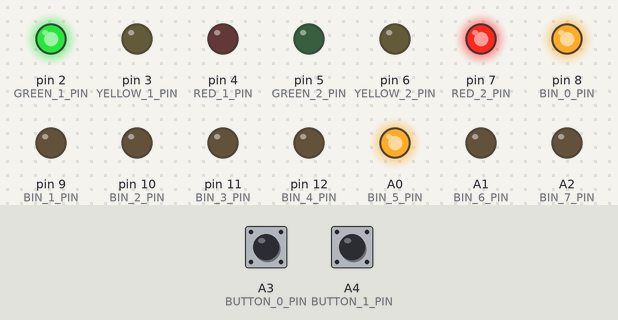
This program was run on a simulated Arduino Uno, built with avr-gcc and run on an emulated ATmega328P. On the bench: output pins drawn as LEDs (lit = HIGH). Inputs (shaded band) come from the test bench; at power-on: A4 (BUTTON_1_PIN) LOW, A3 (BUTTON_0_PIN) LOW.

Above: at 3.8 s.
3.9 s: A4 (BUTTON_1_PIN) pulled HIGH for 1.3 s
At 5.4 s:
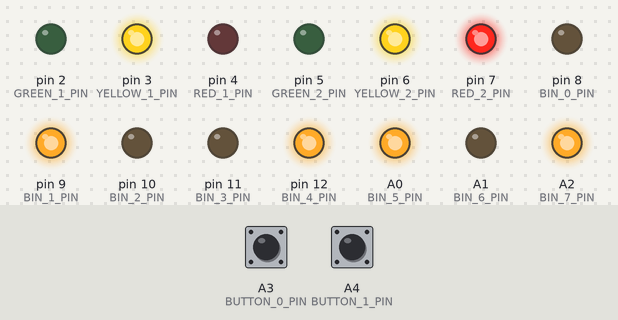
7.5 s: A3 (BUTTON_0_PIN) pulled HIGH for 1.3 s
At 8.5 s:
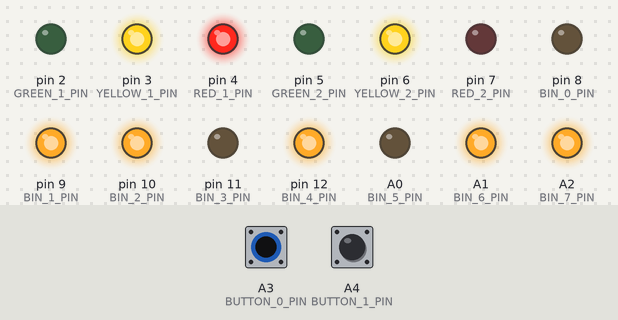
11.5 s: A4 (BUTTON_1_PIN) pulled HIGH for 3.2 s
At 14.3 s:
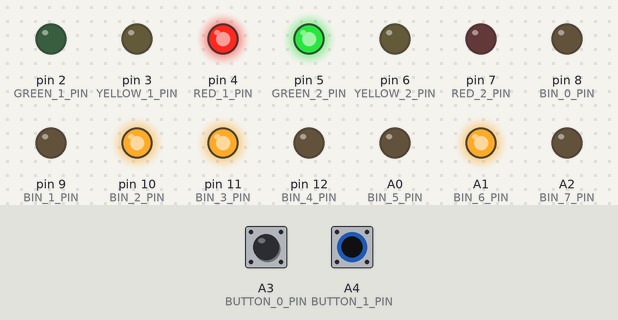
16.2 s: A3 (BUTTON_0_PIN) pulled HIGH for 3.2 s
At 17.8 s:
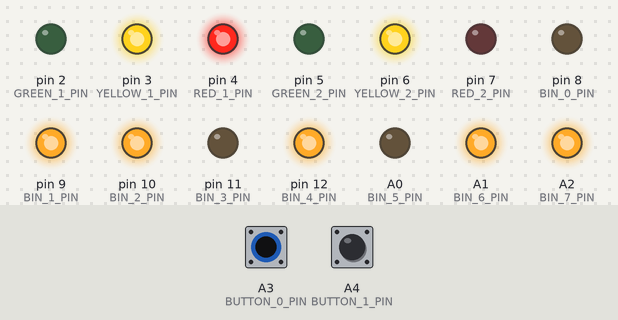
Timing chart, 0 to 20.5 s (numbered marks = the images above; inputs shaded):
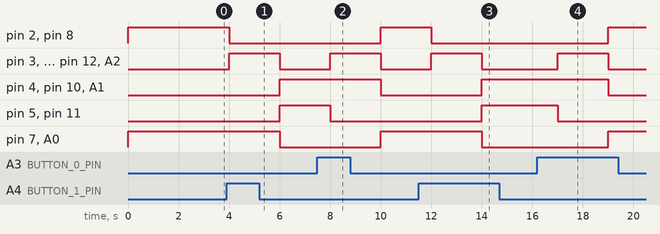

The program:

main.cpp
```cpp
#include <Arduino.h>
#include "config.h"
#include "Led.h"
#include "Button.h"

Led green1(GREEN_1_PIN);
Led yellow1(YELLOW_1_PIN);
Led red1(RED_1_PIN);

Led green2(GREEN_2_PIN);
Led yellow2(YELLOW_2_PIN);
Led red2(RED_2_PIN);

Led inputIndex0(BIN_0_PIN);
Led inputIndex1(BIN_1_PIN);
Led inputIndex2(BIN_2_PIN);
Led inputIndex3(BIN_3_PIN);
Led inputIndex4(BIN_4_PIN);
Led inputIndex5(BIN_5_PIN);

Led bin0(BIN_6_PIN);
Led bin1(BIN_7_PIN);

Button button0(BUTTON_0_PIN);
Button button1(BUTTON_1_PIN);

struct FSM{
    unsigned long out;
    unsigned long timeS;
    unsigned long next[4];
};

FSM fsm[] = {
    {0b100001, 1, {0, 1, 0, 1}},
    {0b010011, 2, {2, 2, 2, 2}},
    {0b001100, 1, {2, 2, 3, 3}},
    {0b011010, 2, {0, 0, 0, 0}}
};

int state = 0;

int getInput(){
    button0.scanButtonState();
    button1.scanButtonState();

    return (byte)button0.getButtonDown() * 0b10 + (byte)button1.getButtonDown() * 0b01;
}

int setOutput(int state){
    green1.setPowerState(state & 0b100000);
    yellow1.setPowerState(state & 0b010000);
    red1.setPowerState(state & 0b001000);

    green2.setPowerState(state & 0b000100);
    yellow2.setPowerState(state & 0b000010);
    red2.setPowerState(state & 0b000001);

    return 0;
}

void setup(){

}

void loop(){
    int out = fsm[state].out;
    inputIndex0.setPowerState(out & 0b100000);
    inputIndex1.setPowerState(out & 0b010000);
    inputIndex2.setPowerState(out & 0b001000);
    inputIndex3.setPowerState(out & 0b000100);
    inputIndex4.setPowerState(out & 0b000010);
    inputIndex5.setPowerState(out & 0b000001);
    setOutput(out);
    delay(fsm[state].timeS * 1000);
    int input = getInput();
    state = fsm[state].next[input];
    bin0.setPowerState(state & 0b10);
    bin1.setPowerState(state & 0b01);
}
```

config.h
```cpp
#ifndef CONFIG_H
#define CONFIG_H

#include <Arduino.h>

#ifndef __AVR_ATmega328P__
const int GREEN_1_PIN = PA1;
const int YELLOW_1_PIN = PA2;
const int RED_1_PIN = PA3;

const int GREEN_2_PIN = PB1;
const int YELLOW_2_PIN = PB10;
const int RED_2_PIN = PB11;

const int BIN_0_PIN = PA12;
const int BIN_1_PIN = PA15;
const int BIN_2_PIN = PB3;
const int BIN_3_PIN = PB4;
const int BIN_4_PIN = PB5;
const int BIN_5_PIN = PB6;
const int BIN_6_PIN = PB7;
const int BIN_7_PIN = PB8;

const int BUTTON_0_PIN = PB15;
const int BUTTON_1_PIN = PA8;

#else
const int GREEN_1_PIN = 2;
const int YELLOW_1_PIN = 3;
const int RED_1_PIN = 4;
const int GREEN_2_PIN = 5;
const int YELLOW_2_PIN = 6;
const int RED_2_PIN = 7;
const int BIN_0_PIN = 8;
const int BIN_1_PIN = 9;
const int BIN_2_PIN = 10;
const int BIN_3_PIN = 11;
const int BIN_4_PIN = 12;
const int BIN_5_PIN = A0;
const int BIN_6_PIN = A1;
const int BIN_7_PIN = A2;

const int BUTTON_0_PIN = A3;
const int BUTTON_1_PIN = A4;
#endif

#endif
```

Measured:
- after the input at 3.9 s, pin 2 (GREEN_1_PIN): HIGH → LOW after 0.10 s; pin 3 (YELLOW_1_PIN): LOW → HIGH after 0.10 s, → LOW 2.0 s later
- after the input at 7.5 s, pin 2 (GREEN_1_PIN): LOW → HIGH after 2.5 s; pin 3 (YELLOW_1_PIN): LOW → HIGH after 0.50 s, → LOW 2.0 s later
- after the input at 11.5 s, pin 2 (GREEN_1_PIN): HIGH → LOW after 0.50 s; pin 3 (YELLOW_1_PIN): LOW → HIGH after 0.50 s, → LOW 2.0 s later
- after the input at 16.2 s, pin 2 (GREEN_1_PIN): LOW → HIGH after 2.8 s; pin 3 (YELLOW_1_PIN): LOW → HIGH after 0.80 s, → LOW 2.0 s later
